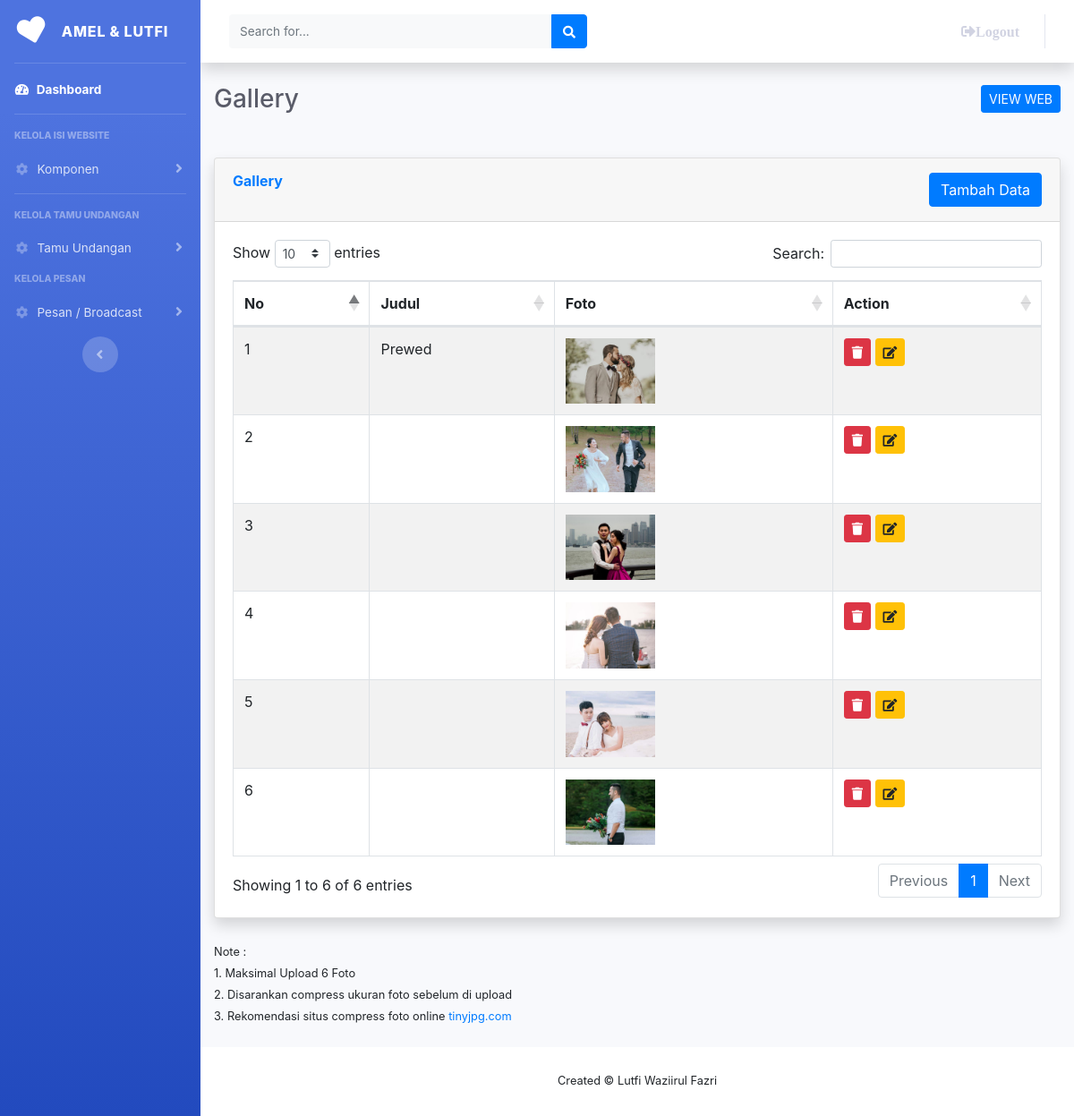
Page /admin/gallery.php on the committed database.
### tables this page shows
CREATE TABLE `gallery` (
  `id` int(11) NOT NULL,
  `ket_foto` varchar(30) NOT NULL,
  `foto` text NOT NULL
);

### admin/gallery.php (the view, shortened to what this page needs)
<?php
include "layout/header.php";
include "koneksi/koneksi.php";
?>
<body id="page-top">
    <div id="wrapper">
        <?php
        include "layout/sidebar.php";
        ?>
        <div id="content-wrapper" class="d-flex flex-column">
            <div id="content">
                <?php
                include "layout/nav.php";
                ?>
                <div class="container-fluid">
                    <div class="d-sm-flex align-items-center justify-content-between mb-5">
                        <h1 class="h3 mb-0 text-gray-800">Gallery</h1>
                        <a href="../index" class="btn btn-primary btn-sm " style="float:right;" target="_blank  ">VIEW WEB</a>
                    </div>
                    <div class="row">
                        <div class="col-lg-12 mb-4">
                            <div class="card shadow mb-4">
                                <div class="card-header py-3">
                                    <h6 class="m-0 font-weight-bold text-primary">Gallery <button type="button" class="btn btn-primary btn-icon-text btn-rounded center-block" data-toggle="modal" data-target="#staticBackdrop" style="float: right;">
                                            <i class="ti-plus btn-icon-prepend"></i> Tambah Data
                                        </button></h6>
                                </div>
                                <div class="card-body">
                                    <table id="example" class="table table-striped table-bordered dt-responsive nowrap" style="width:100%">
                                        <thead>
                                            <tr>
                                                <th>No </th>
                                                <th>Judul</th>
                                                <th>Foto</th>
                                                <th>Action</th>
                                            </tr>
                                        </thead>
                                        <tbody>
                                            <?php
                                            $no = 1;
                                            $query = mysqli_query($konek, "SELECT * FROM gallery");
                                            while ($r = mysqli_fetch_array($query)) {
                                            ?>
                                                <tr>
                                                    <td><?= $no++; ?></td>
                                                    <td><?= $r['ket_foto']; ?></td>
                                                    <td><img src="fileUpload/gallery/<?= $r['foto']; ?>" width="100px"></td>
                                                    <td> <a href="gallery?hal=hapus&id=<?= $r['id']; ?>" class="btn btn-danger btn-sm hapus"> <i class="fas fa-trash"></i> </a>
                                                        <a href="#" type="button" class="btn btn-warning btn-sm" data-toggle="modal" data-target="#myModal<?php echo $r['id']; ?>"> <i class="fas fa-edit"></i> </a>
                                                    </td>
                                                </tr>
                                            <?php
                                            }
                                            ?>
                                        </tbody>
                                    </table>
                                </div>
                            </div>
                            <small> Note : <br> 1. Maksimal Upload 6 Foto <br>
                                2. Disarankan compress ukuran foto sebelum di upload <br>
                                3. Rekomendasi situs compress foto online <a href="https://tinyjpg.com/" target="_blank">tinyjpg.com</a>
                            </small>
                        </div>
                    </div>
                </div>
            </div>
            <?php
            include "layout/footer.php";
            ?>

### admin/layout/header.php (shortened to what this page needs)
<!DOCTYPE html>
<html lang="en">
<head>
    <link href="assets/vendor/fontawesome-free/css/all.min.css" rel="stylesheet" type="text/css">
    <link href="assets/css/sb-admin-2.min.css" rel="stylesheet">
    <link rel="stylesheet" href="https://cdn.datatables.net/responsive/2.2.7/css/responsive.bootstrap4.min.css">
    <link rel="stylesheet" href="https://cdn.datatables.net/1.10.23/css/dataTables.bootstrap4.min.css">
    <link rel="stylesheet" href="https://cdnjs.cloudflare.com/ajax/libs/twitter-bootstrap/4.5.2/css/bootstrap.css">
    <link rel="stylesheet" href="assets/css/sweetalert.css">
</head>

### admin/layout/sidebar.php (shortened to what this page needs)
<ul class="navbar-nav bg-gradient-primary sidebar sidebar-dark accordion" id="accordionSidebar">
    <a class="sidebar-brand d-flex align-items-center justify-content-center" href="index.html">
        <div class="sidebar-brand-icon rotate-n-15">
            <i class="fas fa-heart"></i>
        </div>
        <div class="sidebar-brand-text mx-3">Amel & Lutfi </div>
    </a>
    <hr class="sidebar-divider my-0">
    <li class="nav-item active">
        <a class="nav-link" href="index.php">
            <i class="fas fa-fw fa-tachometer-alt"></i>
            <span>Dashboard</span></a>
    </li>
    <hr class="sidebar-divider">
    <div class="sidebar-heading">
        Kelola Isi Website
    </div>
    <li class="nav-item">
        <a class="nav-link collapsed" href="#" data-toggle="collapse" data-target="#collapseTwo" aria-expanded="true" aria-controls="collapseTwo">
            <i class="fas fa-fw fa-cog"></i>
            <span>Komponen</span>
        </a>
    </li>
    <hr class="sidebar-divider d-none d-md-block">
    <div class="sidebar-heading">
        Kelola Tamu Undangan
    </div>
    <li class="nav-item">
        <a class="nav-link collapsed" href="#" data-toggle="collapse" data-target="#collapse2" aria-expanded="true" aria-controls="collapseTwo">
            <i class="fas fa-fw fa-cog"></i>
            <span>Tamu Undangan</span>
        </a>
    </li>
    <div class="sidebar-heading">
        Kelola Pesan
    </div>
    <li class="nav-item">
        <a class="nav-link collapsed" href="#" data-toggle="collapse" data-target="#collapse3" aria-expanded="true" aria-controls="collapseTwo">
            <i class="fas fa-fw fa-cog"></i>
            <span>Pesan / Broadcast</span>
        </a>
    </li>
    <div class="text-center d-none d-md-inline">
        <button class="rounded-circle border-0" id="sidebarToggle"></button>
    </div>
</ul>

### admin/layout/nav.php (shortened to what this page needs)
<nav class="navbar navbar-expand navbar-light bg-white topbar mb-4 static-top shadow">
    <form class="d-none d-sm-inline-block form-inline mr-auto ml-md-3 my-2 my-md-0 mw-100 navbar-search">
        <div class="input-group">
            <input type="text" class="form-control bg-light border-0 small" placeholder="Search for..." aria-label="Search" aria-describedby="basic-addon2">
            <div class="input-group-append">
                <button class="btn btn-primary" type="button">
                    <i class="fas fa-search fa-sm"></i>
                </button>
            </div>
        </div>
    </form>
    <ul class="navbar-nav ml-auto">
        <li class="nav-item dropdown no-arrow mx-1">
            <a class="nav-link dropdown-toggle" href="../logout.php">
                <i class="fas fa-sign-out-alt">Logout</i>
            </a>
        </li>
    </ul>
</nav>

### admin/layout/footer.php (shortened to what this page needs)
<footer class="sticky-footer bg-white">
    <div class="container my-auto">
        <div class="copyright text-center my-auto">
            <span>Created &copy; Lutfi Waziirul Fazri</span>
        </div>
    </div>
</footer>
</div>
</div>
</body>
</html>

### rows in the picture
gallery: ket_foto "Prewed", foto (picture)
gallery: foto (picture)
gallery: foto (picture)
gallery: foto (picture)
gallery: foto (picture)
gallery: foto (picture)
